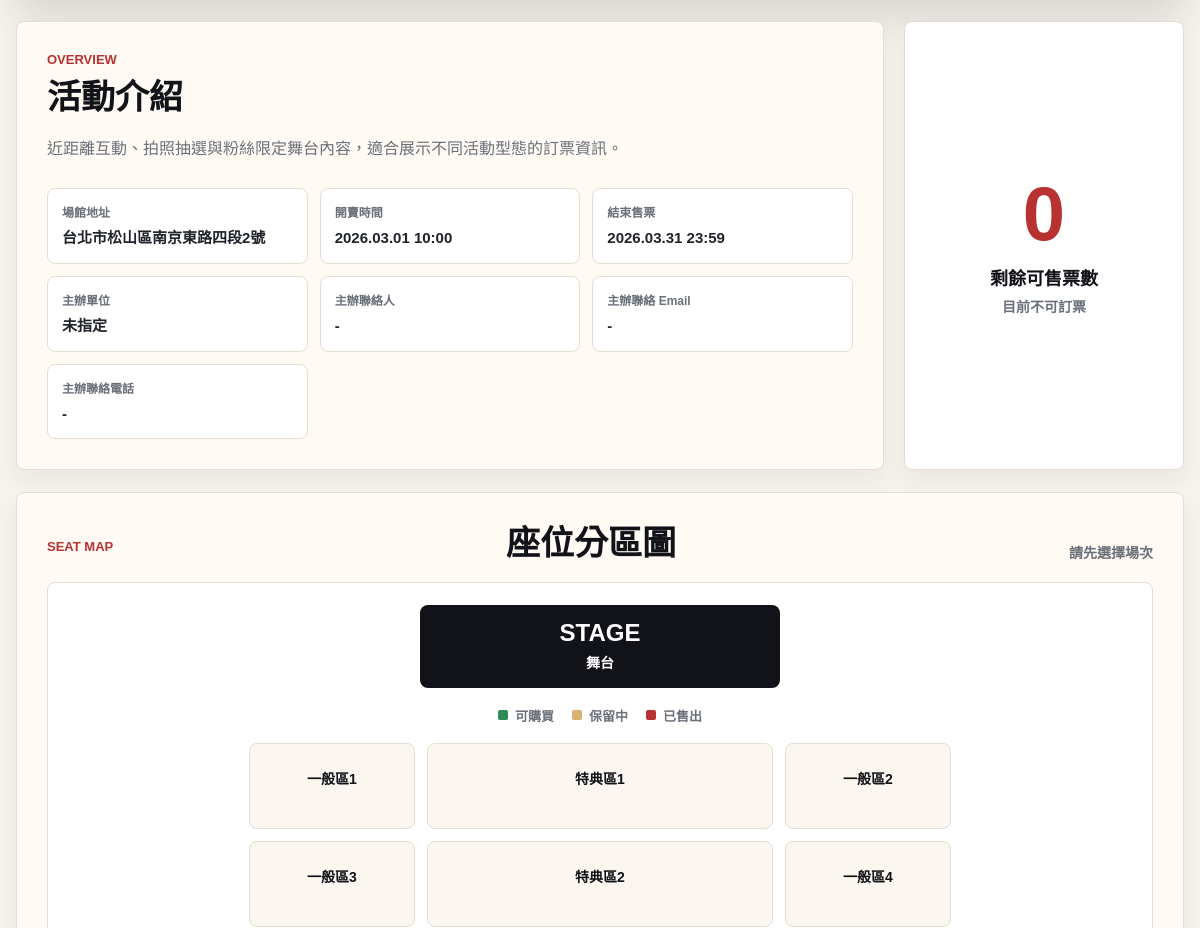
Before: /customer/concert_detail.php (middle part) with the older database file.
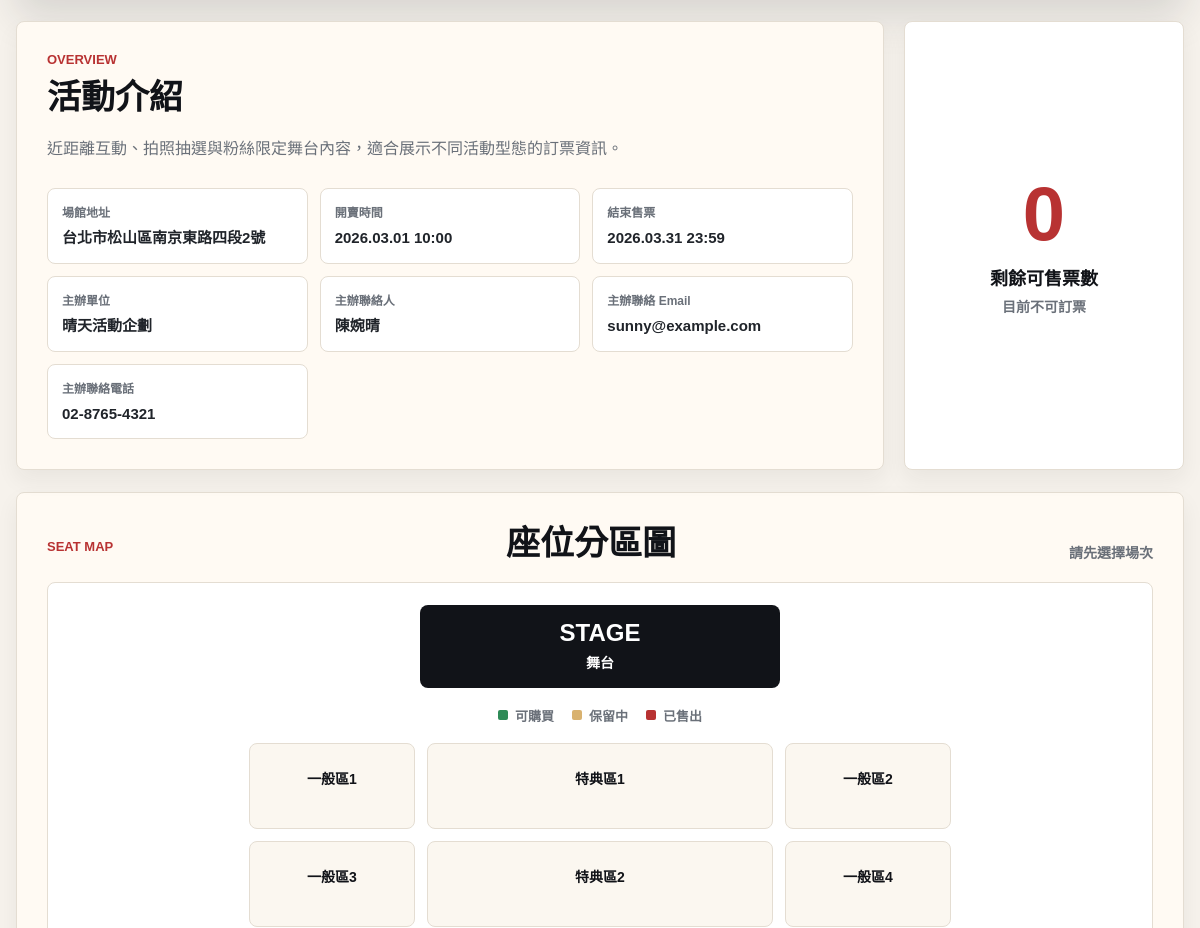
After: the same page with the newer database file.
### tables this page shows
CREATE TABLE Organizer (
    organizer_id INT AUTO_INCREMENT PRIMARY KEY,
    organizer_name VARCHAR(100) NOT NULL UNIQUE,
    contact_person VARCHAR(100) NULL,
    contact_email VARCHAR(100) NULL,
    contact_phone VARCHAR(30) NULL,
    organizer_address VARCHAR(255) NULL,
    note TEXT NULL,
    created_at TIMESTAMP DEFAULT CURRENT_TIMESTAMP,
    updated_at TIMESTAMP DEFAULT CURRENT_TIMESTAMP ON UPDATE CURRENT_TIMESTAMP
);

### customer/concert_detail.php (the view, shortened to what the changed rows need)
<?php
require_once __DIR__ . '/../includes/concerts.php';
$concertId = filter_input(INPUT_GET, 'id', FILTER_VALIDATE_INT);
$concert = $concertId ? findConcertById($concertId) : null;
if ($concert === null) {
    $allConcerts = getConcerts();
    $concert = $allConcerts[0] ?? null;
}
function h($value) {
    return htmlspecialchars((string) $value, ENT_QUOTES, 'UTF-8');
}
$hasAvailableShowDate = false;
$totalRemaining = $concert ? countAvailableSeatsByConcertId($concert['concert_id']) : 0;
$styleVersion = filemtime(__DIR__ . '/../assets/css/style.css');
$seatMapLayout = $concert ? getSeatMapLayout($concert['concert_id']) : [];
$isBookable = $concert && ($concert['status'] === '開放購票' || $hasAvailableShowDate);
?>
<!doctype html>
<html lang="zh-Hant">
<head>
    <link rel="stylesheet" href="../assets/css/style.css?v=<?= h($styleVersion) ?>">
</head>
<body>
    <main>
        <?php if ($concert): ?>
            <section class="detail-layout" aria-label="演唱會資訊">
                <article class="detail-panel">
                    <div class="section-heading">
                        <p>Overview</p>
                        <h2>活動介紹</h2>
                    </div>
                    <p class="detail-copy"><?= h($concert['description']) ?></p>
                    <div class="info-list">
                        <div>
                            <span>場館地址</span>
                            <strong><?= h($concert['address']) ?></strong>
                        </div>
                        <div>
                            <span>開賣時間</span>
                            <strong><?= h($concert['sale_start']) ?></strong>
                        </div>
                        <div>
                            <span>結束售票</span>
                            <strong><?= h($concert['sale_end']) ?></strong>
                        </div>
                        <div>
                            <span>主辦單位</span>
                            <strong><?= h($concert['organizer_name'] ?? '未指定') ?></strong>
                        </div>
                        <div>
                            <span>主辦聯絡人</span>
                            <strong><?= h($concert['organizer_contact_person'] ?? '-') ?></strong>
                        </div>
                        <div>
                            <span>主辦聯絡 Email</span>
                            <strong><?= h($concert['organizer_contact_email'] ?? '-') ?></strong>
                        </div>
                        <div>
                            <span>主辦聯絡電話</span>
                            <strong><?= h($concert['organizer_contact_phone'] ?? '-') ?></strong>
                        </div>
                    </div>
                </article>
                <aside class="booking-panel">
                    <div class="booking-number"><?= h($totalRemaining) ?></div>
                    <p>剩餘可售票數</p>
                    <span><?= $isBookable ? '可建立訂單資料' : '目前不可訂票' ?></span>
                </aside>
            </section>
            <section class="seat-map-section" id="seat-map" aria-label="座位分區圖">
                <div class="section-heading">
                    <p>Seat Map</p>
                    <h2>座位分區圖</h2>
                    <span class="selected-show-label" data-seat-map-label>請先選擇場次</span>
                </div>
                <div class="seat-map-canvas">
                    <div class="stage-block">STAGE<br><span>舞台</span></div>
                    <div class="seat-map-legend" aria-label="座位狀態圖例">
                        <span><i class="seat-dot is-available"></i>可購買</span>
                        <span><i class="seat-dot is-reserved"></i>保留中</span>
                        <span><i class="seat-dot is-sold"></i>已售出</span>
                    </div>
                    <div class="seat-map-grid" data-seat-map-grid>
                        <?php foreach ($seatMapLayout as $layoutItem): ?>
                            <section
                                class="seat-map-zone"
                                data-map-zone="<?= h($layoutItem['zone']) ?>"
                                style="grid-row: <?= h($layoutItem['row']) ?>; grid-column: <?= h($layoutItem['col']) ?> / span <?= h($layoutItem['colspan']) ?>;"
                            >
                                <div class="seat-map-zone-title">
                                    <strong><?= h($layoutItem['label']) ?></strong>
                                </div>
                            </section>
                        <?php endforeach; ?>
                    </div>
                </div>
            </section>
        <?php endif; ?>
    </main>
</body>
</html>

Changed rows visible on the page:
added organizer: organizer_name "晴天活動企劃", contact_person "陳婉晴", contact_email "sunny@example.com", contact_phone "02-8765-4321"
Other visible differences:
$concert['organizer_name']: "未指定" → (not shown)
$concert['organizer_contact_person']: "-" → (not shown)
$concert['organizer_contact_email']: "-" → (not shown)
$concert['organizer_contact_phone']: "-" → (not shown)
